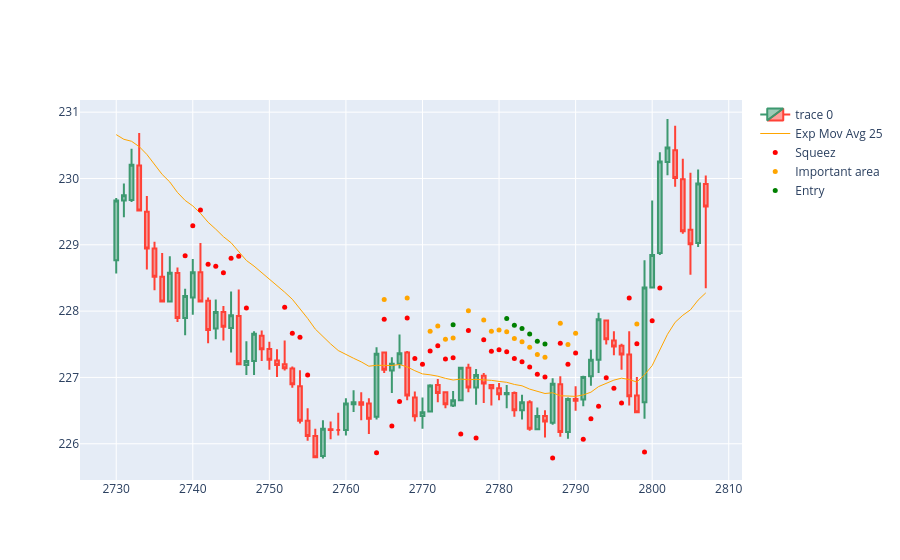

The cell this chart's notebook holds for it:
### Code cell
import plotly.io as pio
import plotly.graph_objects as go  

'''
0:78      *
78:156    ?
156:234   ?
234:312   x
312:390   *
390:468   x
468:546   *
546:624   *
624:702   * 
702:780   *
780:858   *
858:936   x
936:1014  x
1014:1092 x
1092:1170 *
1170:1248 ?
1248:1326 x
1326:1404 *
1404:1482 x
1482:1560 *
1560:1638 x
1638:1716 ?
1716:1794 x
1794:1872 *
1872:1950 *
1950:2028 x
2028:2106 *
2106:2184 x
2184:2262 x
2262:2340 ?
2340:2418 *
2418:2496 *
2496:2574 x
2574:2652 x
2652:2730 x
2730:2808 *
'''
dfpl = df[2730:2808]

fig = go.Figure(
    data=[
        go.Candlestick(
            x=dfpl.index,
            open=dfpl['Open'],
            high=dfpl['High'],
            low=dfpl['Low'],
            close=dfpl['Close']),
        go.Scatter(
            x=dfpl.index, 
            y=dfpl['ema25'],
            line=dict(color='orange', width=1), 
            name="Exp Mov Avg 25")
    ]
)

fig.add_scatter(x=dfpl.index, y=dfpl['squezzeArea'], mode="markers", marker=dict(size=5, color="red"), name="Squeez")
fig.add_scatter(x=dfpl.index, y=dfpl['squeezeCloseToEmaArea'], mode="markers", marker=dict(size=5, color="orange"), name="Important area")
fig.add_scatter(x=dfpl.index, y=dfpl['posibleBreakArea'], mode="markers", marker=dict(size=5, color="green"), name="Entry")

fig.update_layout(xaxis_rangeslider_visible=False)
fig.show()
